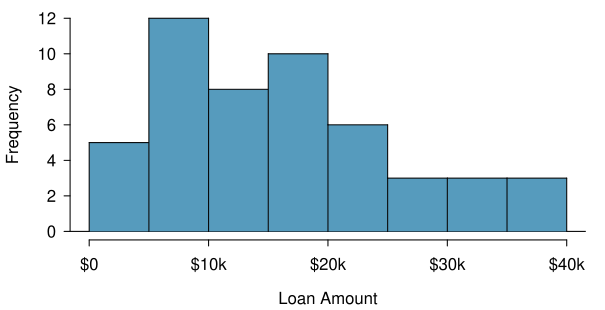

Write R code to recreate this figure.
library(openintro)
data(email50)
data(COL)

x <- loan50$loan_amount
H <- hist(x,
          breaks = 12,
          plot = FALSE)
counts <- rbind(H$counts)
from   <- head(H$breaks, -1)
to     <- tail(H$breaks, -1)
colnames(counts) <- paste(from, 'to', to)
require(xtable)
xtable(counts)

myPDF("loan50LoanAmountHist.pdf",
      6.05, 3.1,
      mar = c(3.5, 3.5, 0.5, 1),
      mgp = c(2.4, 0.7, 0))
histPlot(x,
         breaks = seq(0, 40000, 5000),
         xlab = 'Loan Amount',
         ylab = "Frequency",
         # ylim = c(0, 20),
         col = COL[1],
         border = COL[5],
         axes = FALSE)
bin <- table(round(x / 2000) * 2000)
for (i in 1:length(bin)) {
  # points(rep(as.numeric(names(bin)[i]), bin[i]), 1:(bin[i]), cex = 2)
}
axis(2)
AxisInDollars(1, pretty(x))
dev.off()
